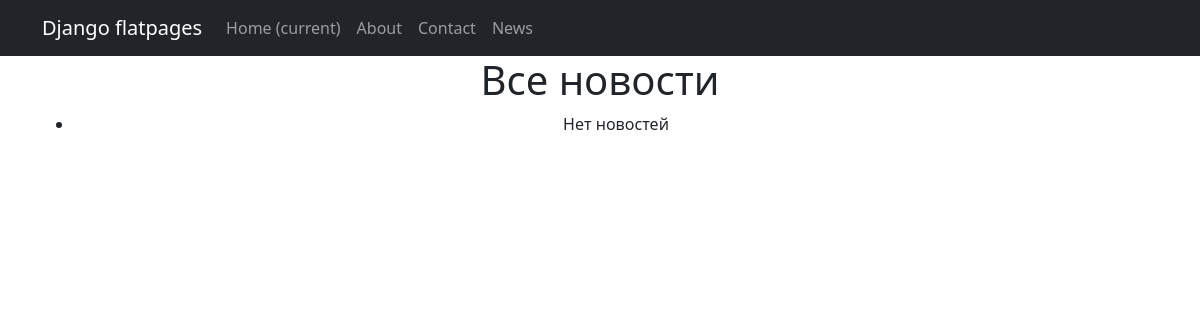
The page /news/ on the database as committed earlier.
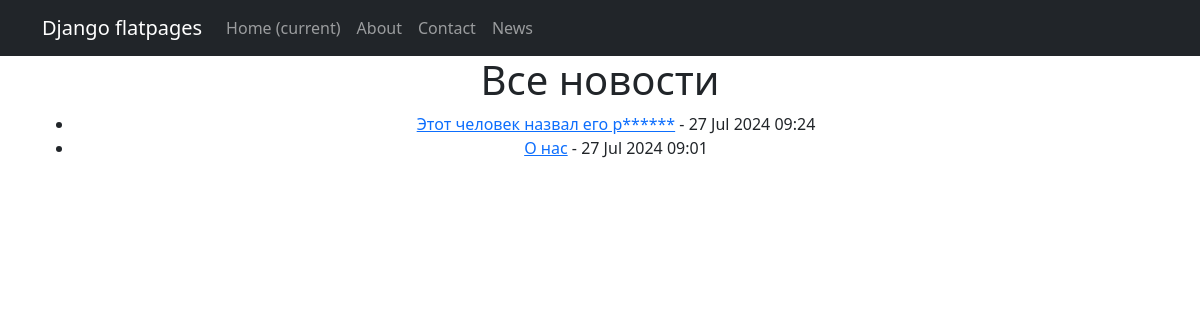
The same page on the database as committed later.
### NewsApp/models.py (models this page shows, shortened)
class Post(models.Model):
    author = models.ForeignKey(Author, on_delete=models.CASCADE)
    NEWS = 'NW'
    ARTICLE = 'AR'
    CATEGORY_CHOICES = (
        (NEWS, 'Новость'),
        (ARTICLE, 'Статья')
    )
    categoryType = models.CharField(max_length=2, choices=CATEGORY_CHOICES, default=NEWS)
    dateCreation = models.DateTimeField(auto_now_add=True)
    postCategory = models.ManyToManyField(Category, through='PostCategory')
    title = models.CharField(max_length=128)
    text = models.TextField()
    rating = models.SmallIntegerField(default=0)
    class Meta:
        ordering = ['-dateCreation']  # Сортировка от более свежих к старым

### NewsApp/views.py (the view)
# urls.py: path('', PostListView.as_view(), name='post_list'),
class PostListView(ListView):
    model = Post
    template_name = 'news/post_list.html'
    context_object_name = 'posts'
    ordering = ['-dateCreation']  # Опционально: сортировка по дате создания

### NewsApp/templatetags/custom_filters.py (called while the page is built)
@register.filter
def censor(text):
    if not text:
        return text
    def replace_word(match):
        word = match.group(0)
        if word.lower() in CENSORED_WORDS:
            return word[0] + '*' * (len(word) - 1)
        return word
    pattern = re.compile(r'\b\w+\b', re.IGNORECASE)
    return pattern.sub(replace_word, text)

### NewsApp/templates/news/post_list.html
{% extends 'flatpages/default.html' %}
{% load custom_filters %}
{% block content %}
  <h1>Все новости</h1>
  <ul>
    {% for post in posts %}
      <li>
        <a href="{% url 'post_detail' post.pk %}">{{ post.title|censor }}</a> - {{ post.dateCreation|date:"d M Y H:i" }}
      </li>
    {% empty %}
      <li>Нет новостей</li>
    {% endfor %}
  </ul>
{% endblock %}

### templates/flatpages/default.html (shortened to what this page needs)
<!DOCTYPE html>
<html lang="en">
    <head>
        {% load static %}
        <link href="{% static 'css/styles.css' %}" rel="stylesheet" />
    </head>
    <body>
<nav class="navbar navbar-expand-lg navbar-dark bg-dark static-top">
   <div class="container">
       <a class="navbar-brand" href="#">Django flatpages</a>
       <div class="collapse navbar-collapse" id="navbarResponsive">
           <ul class="navbar-nav ml-auto">
               <li class="nav-item active">
                   <a class="nav-link" href="#">Home
                       <span class="sr-only">(current)</span>
                   </a>
               </li>
               <li class="nav-item">
                   <a class="nav-link" href="/about/">About</a>
               </li>
               <li class="nav-item">
                   <a class="nav-link" href="/contacts/">Contact</a>
               </li>
               <li class="nav-item">
                   <a class="nav-link" href="/news/">News</a>
               </li>
           </ul>
       </div>
   </div>
</nav>
        <div class="container">
            <div class="row">
                <div class="col-lg-12 text-center">
           {% block content %}{% endblock content %}
                </div>
            </div>
        </div>
    </body>
</html>

Rows that differ between the two databases and show on the page:
added Post: title|censor "Этот человек назвал его р******", dateCreation "27 Jul 2024 09:24"
added Post: title|censor "О нас", dateCreation "27 Jul 2024 09:01"
Other text that changed with them:
text no longer shown: "Нет новостей"
